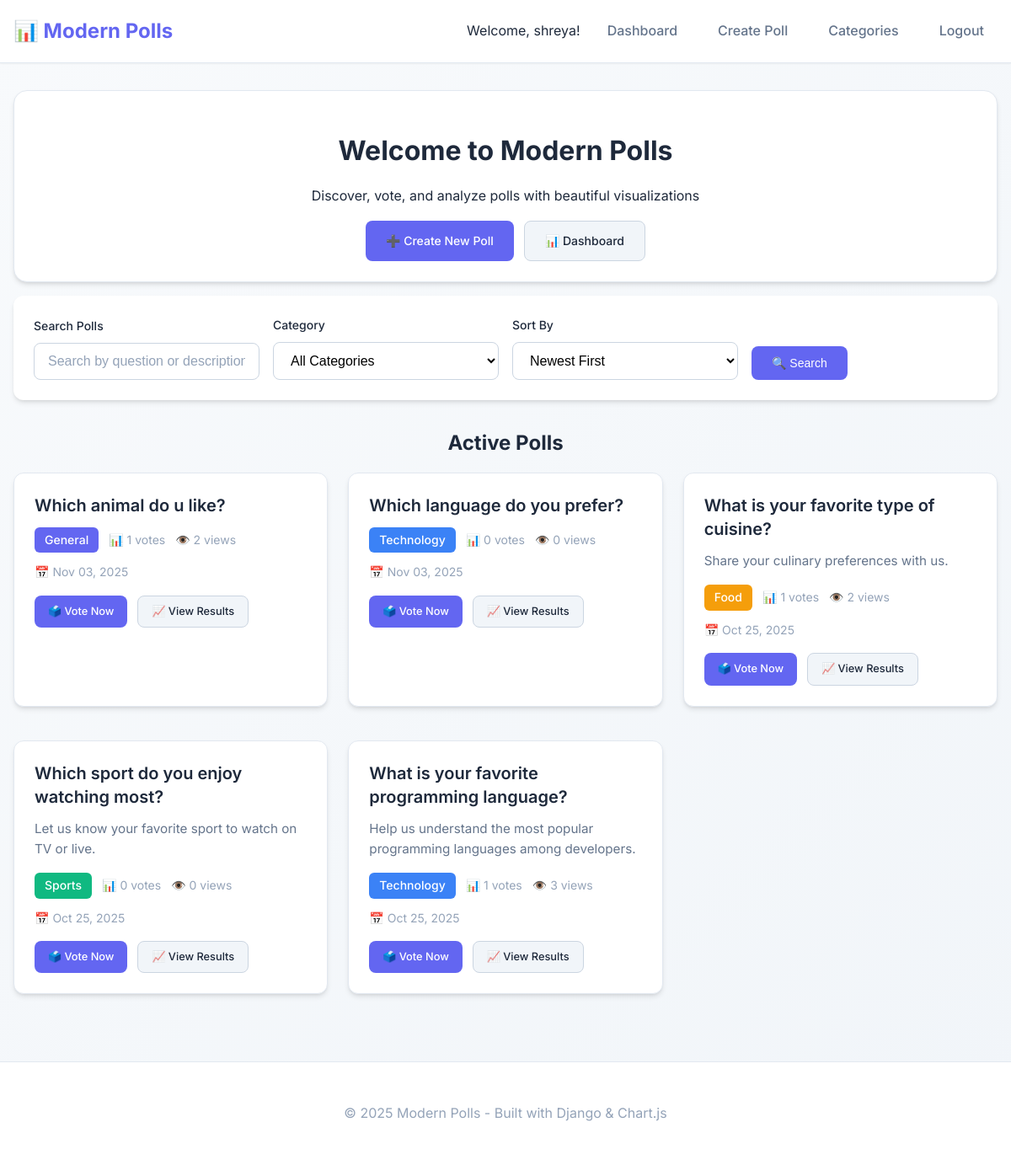
Screenshot of / (signed in) with the database file from the repository.
### pollapp/models.py (models this page shows, shortened)
class PollModel(models.Model):
    STATUS_CHOICES = [
        ('active', 'Active'),
        ('closed', 'Closed'),
        ('draft', 'Draft'),
    ]
    question = models.TextField(validators=[MinLengthValidator(10)])
    description = models.TextField(blank=True, help_text="Optional description for the poll")
    op1 = models.CharField(max_length=100)
    op2 = models.CharField(max_length=100)
    op3 = models.CharField(max_length=100)
    op1c = models.IntegerField(default=0)
    op2c = models.IntegerField(default=0)
    op3c = models.IntegerField(default=0)
    category = models.ForeignKey(Category, on_delete=models.SET_NULL, null=True, blank=True)
    created_by = models.ForeignKey(User, on_delete=models.CASCADE, related_name='created_polls')
    created_at = models.DateTimeField(auto_now_add=True)
    updated_at = models.DateTimeField(auto_now=True)
    expires_at = models.DateTimeField(null=True, blank=True)
    status = models.CharField(max_length=10, choices=STATUS_CHOICES, default='active')
    is_anonymous = models.BooleanField(default=False)
    class Meta:
        ordering = ['-created_at']
    @property
    def total_votes(self):
        return self.op1c + self.op2c + self.op3c

class Category(models.Model):
    name = models.CharField(max_length=50, unique=True)
    description = models.TextField(blank=True)
    color = models.CharField(max_length=7, default='#6366f1')  # Hex color code

class PollAnalytics(models.Model):
    poll = models.OneToOneField(PollModel, on_delete=models.CASCADE, related_name='analytics')
    views_count = models.IntegerField(default=0)
    unique_voters = models.IntegerField(default=0)
    last_viewed = models.DateTimeField(auto_now=True)

### pollapp/views.py (the view)
# urls.py: path("", home, name="home"),
@login_required
def home(request):
    search_query = request.GET.get('search', '')
    category_filter = request.GET.get('category', '')
    sort_by = request.GET.get('sort', 'newest')
    polls = PollModel.objects.filter(status='active')
    if search_query:
        polls = polls.filter(
            Q(question__icontains=search_query) |
            Q(description__icontains=search_query)
        )
    if category_filter:
        polls = polls.filter(category_id=category_filter)
    if sort_by == 'popular':
        polls = polls.annotate(total_votes_count=Count('voterecord')).order_by('-total_votes_count')
    elif sort_by == 'oldest':
        polls = polls.order_by('created_at')
    else:  # newest
        polls = polls.order_by('-created_at')
    paginator = Paginator(polls, 6)
    page_number = request.GET.get('page')
    polls_page = paginator.get_page(page_number)
    categories = Category.objects.all()
    context = {
        'polls': polls_page,
        'categories': categories,
        'search_query': search_query,
        'category_filter': category_filter,
        'sort_by': sort_by,
    }
    return render(request, "home.html", context)

### pollapp/templates/home.html (shortened to what this page needs)
{% extends "base.html" %}
{% block content %}
<div class="fade-in">
  <div class="card mb-4">
    <div class="card-body text-center">
      <h1 class="mb-2">Welcome to Modern Polls</h1>
      <p class="text-secondary mb-4">Discover, vote, and analyze polls with beautiful visualizations</p>
      {% if user.is_superuser %}
        <div class="flex gap-3 justify-center">
          <a href="{% url 'create' %}" class="btn btn-primary">
            ➕ Create New Poll
          </a>
          <a href="{% url 'dashboard' %}" class="btn btn-secondary">
            📊 Dashboard
          </a>
        </div>
      {% endif %}
    </div>
  </div>
  <div class="search-filters">
    <form method="GET" class="filter-row">
      <div class="filter-group">
        <label class="form-label">Search Polls</label>
        <input type="text" name="search" value="{{ search_query }}"
               placeholder="Search by question or description..."
               class="form-control">
      </div>
      <div class="filter-group">
        <label class="form-label">Category</label>
        <select name="category" class="form-control">
          <option value="">All Categories</option>
        </select>
      </div>
      <div class="filter-group">
        <label class="form-label">Sort By</label>
        <select name="sort" class="form-control">
          <option value="newest" {% if sort_by == 'newest' %}selected{% endif %}>Newest First</option>
        </select>
      </div>
      <div class="filter-group">
        <button type="submit" class="btn btn-primary">🔍 Search</button>
      </div>
    </form>
  </div>
  {% if polls %}
    <div class="mb-4">
      <h2 class="text-center mb-4">
        {% if search_query or category_filter %}
          Search Results ({{ polls.paginator.count }} found)
        {% else %}
          Active Polls
        {% endif %}
      </h2>
      <div class="polls-grid">
        {% for poll in polls %}
          <div class="poll-card">
            <div class="poll-question">{{ poll.question }}</div>
            {% if poll.description %}
              <div class="poll-description">{{ poll.description }}</div>
            {% endif %}
            <div class="poll-meta">
              {% if poll.category %}
                <span class="poll-category" style="background-color: {{ poll.category.color }}">
                  {{ poll.category.name }}
                </span>
              {% endif %}
              <span class="poll-stats">
                📊 {{ poll.total_votes }} votes
              </span>
              <span class="poll-stats">
                👁️ {{ poll.analytics.views_count|default:0 }} views
              </span>
              <span class="poll-stats">
                📅 {{ poll.created_at|date:"M d, Y" }}
              </span>
            </div>
            <div class="poll-actions">
              <a href="{% url 'view' poll.id %}" class="btn btn-primary btn-sm">
                🗳️ Vote Now
              </a>
              <a href="{% url 'result' poll.id %}" class="btn btn-secondary btn-sm">
                📈 View Results
              </a>
            </div>
          </div>
        {% endfor %}
      </div>
    </div>
  {% endif %}
</div>
{% endblock %}

### templates/base.html (shortened to what this page needs)
{% load static %}
<!DOCTYPE html>
<html lang="en">
<head>
  <link rel="stylesheet" href="{% static 'css/style.css' %}">
</head>
<body>
  <div class="site">
    <header>
      <div class="container">
        <div class="header-content">
          <a class="brand" href="{% url 'home' %}">
            📊 Modern Polls
          </a>
          <nav class="nav">
            {% if user.is_authenticated %}
              <span class="text-secondary">Welcome, {{ user.username }}!</span>
              {% if user.is_superuser %}
                <a href="{% url 'dashboard' %}">Dashboard</a>
                <a href="{% url 'create' %}">Create Poll</a>
                <a href="{% url 'create_category' %}">Categories</a>
              {% endif %}
              <a href="{% url 'ulogout' %}">Logout</a>
            {% else %}
              <a href="{% url 'ulogin' %}">Login</a>
              <a href="{% url 'usignup' %}">Sign Up</a>
            {% endif %}
          </nav>
        </div>
      </div>
    </header>
    <main>
      <div class="container">
        {% block content %}{% endblock %}
      </div>
    </main>
    <footer>
      <div class="container">
        <p>&copy; {% now "Y" %} Modern Polls - Built with Django & Chart.js</p>
      </div>
    </footer>
  </div>
</body>
</html>

### pollapp/templates/home.html (style rules this page uses)
.polls-grid { display: grid; grid-template-columns: repeat(auto-fill, minmax(350px, 1fr)); gap: 1.5rem; margin-bottom: 2rem; }

### rows the page displays
PollModel: question "Which animal do u like?", category.name "General", total_votes "1", analytics.views_count "2", created_at "Nov 03, 2025"
PollModel: question "Which language do you prefer?", category.name "Technology", total_votes "0", analytics.views_count "0", created_at "Nov 03, 2025"
PollModel: question "What is your favorite type of cuisine?", description "Share your culinary preferences with us.", category.name "Food", total_votes "1", analytics.views_count "2", created_at "Oct 25, 2025"
PollModel: question "Which sport do you enjoy watching most?", description "Let us know your favorite sport to watch on TV or live.", category.name "Sports", total_votes "0", analytics.views_count "0", created_at "Oct 25, 2025"
PollModel: question "What is your favorite programming language?", description "Help us understand the most popular programming languages among developers.", category.name "Technology", total_votes "1", analytics.views_count "3", created_at "Oct 25, 2025"

### other values shown
{{ user.username }} "shreya"
